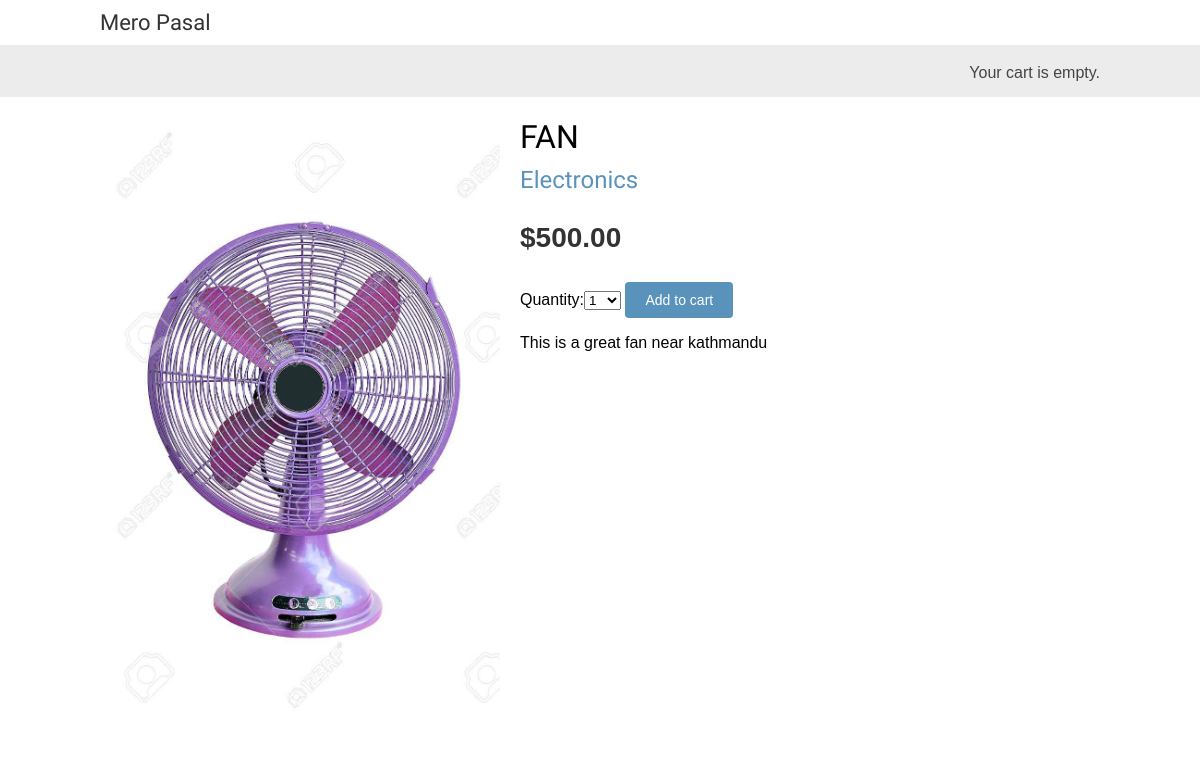
/3/fan/, run on the app's committed database.
### Product/models.py (models this page shows, shortened)
class Product(models.Model):
    category = models.ForeignKey(
        Category, related_name='products',  on_delete=models.CASCADE)
    name = models.CharField(max_length=50)
    slug = models.SlugField(max_length=255, db_index=True)
    brand = models.CharField(max_length=255)
    sku = models.CharField(max_length=50)
    price = models.DecimalField(max_digits=9, decimal_places=2)
    old_price = models.DecimalField(
        max_digits=9, decimal_places=2, default=0.00)
    image = models.ImageField(upload_to='')
    quantity = models.IntegerField(default=0)
    description = models.TextField()
    stock = models.IntegerField()
    meta_keywords = models.CharField(max_length=255)
    meta_description = models.CharField(max_length=255)
    is_available = models.BooleanField(default=False)
    is_bestseller = models.BooleanField(default=False)
    is_featured = models.BooleanField(default=False)
    created_at = models.DateTimeField(auto_now_add=True)
    modified_at = models.DateTimeField(auto_now=True)
    class Meta:
        db_table = 'products'
        verbose_name_plural = "Products"
        ordering = ('name',)
        index_together = (('id', 'slug'),)

class Category(models.Model):
    name = models.CharField(max_length=50)
    slug = models.SlugField(max_length=255, unique=True)
    description = models.TextField()
    meta_keywords = models.CharField(max_length=255)
    meta_description = models.CharField(max_length=255)
    created_at = models.DateTimeField(auto_now_add=True)
    updated_at = models.DateTimeField(auto_now=True)
    is_active = models.BooleanField(default=False)
    class Meta:
        db_table = 'categories'
        verbose_name = 'category'
        ordering = ('name',)
        verbose_name_plural = 'categories'
    def __str__(self):
        return self.name
    def get_absolute_url(self):
        return reverse('Product:product_list_by_category',
               args=[self.slug])

### Product/views.py (the view)
# urls.py: path('<int:id>/<slug:slug>/', views.product_detail, name='product_detail'),
def product_detail(request, id, slug):
    product = get_object_or_404(Product,
                                id=id,
                                slug=slug,
                                is_available=True)
    cart_product_form = AddProductToCartForm()
    return render(request,
                  'detail.html',
                  {'product': product,
                   'cart_product_form': cart_product_form})

### cart/forms.py
class AddProductToCartForm(forms.Form):
    quantity = forms.TypedChoiceField(choices=PRODUCT_QUANTITY_OPTIONS, coerce=int)
    override = forms.BooleanField(required=False, initial=False, widget=forms.HiddenInput)

### cart/cart.py (called while the page is built)
    def __len__(self):
        return sum(item['quantity'] for item in self.cart.values())

### cart/context_processors.py (called while the page is built)
def cart(request):
    return {'cart': Cart(request)}

### Product/templates/detail.html (shortened to what this page needs)
{% extends 'base.html' %}
{% load static %}
{% block content %}
  <div class="product-detail">
    <img src="{% if product.image %}{{ product.image.url }}{% else %}
    {% static "img/no_image.png" %}{% endif %}">
    <h1>{{ product.name }}</h1>
    <h2>
      <a href="{{ product.category.get_absolute_url }}">
        {{ product.category }}
      </a>
    </h2>
    <p class="price">${{ product.price }}</p>
    <form action="{% url "cart:cart_add_product" product.id %}" method="post">
      {{ cart_product_form }}
      <input type="submit" value="Add to cart">
    </form>
    {{ product.description|linebreaks }}
  </div>
{% endblock %}

### static/css/base.css (style rules this page uses)
body { margin:0; padding:0; font-family:helvetica, sans-serif; }
h1, h2, h3, h4, h5 , h6 { font-family: 'Ubuntu', sans-serif; font-weight:normal; }
a { text-decoration:none; color:#5993bb; }
a.button, input[type="submit"] { color:#fff; background:#5993bb; border-radius:4px; padding:10px 20px; font-size:14px; border:0; }
.product-detail { text-align:justify; }
.product-detail .price { color:#333; font-size:28px; font-weight:bold; }
.product-detail img { width:40%; float:left; padding:0 20px 20px 0; }
.product-detail h1 { margin-bottom:0; }
.product-detail h2 { margin-top:10px; }

### data on the page
Product: image (picture), name "FAN", category "Electronics", price "500.00", description "This is a great fan near kathmandu"
